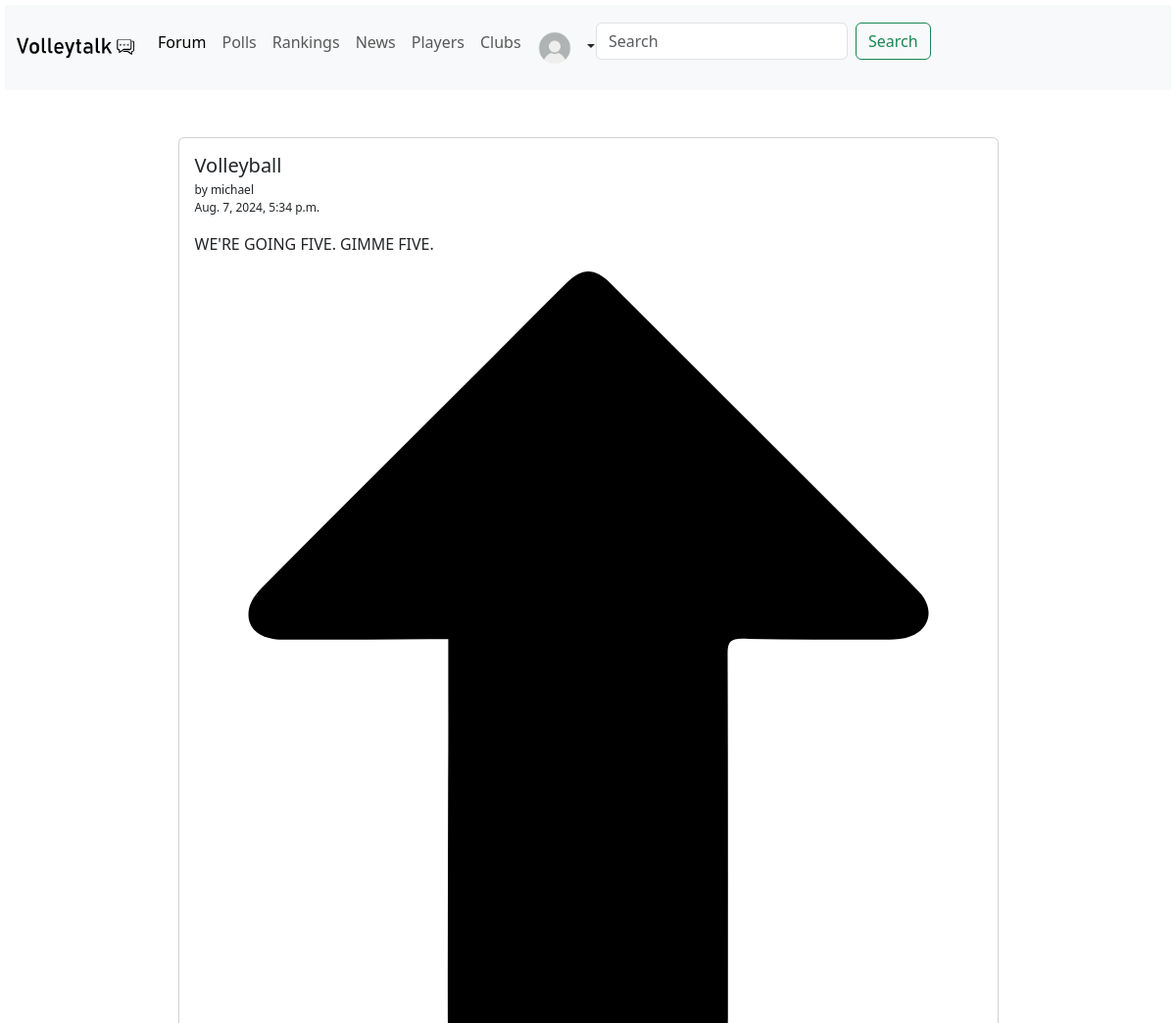
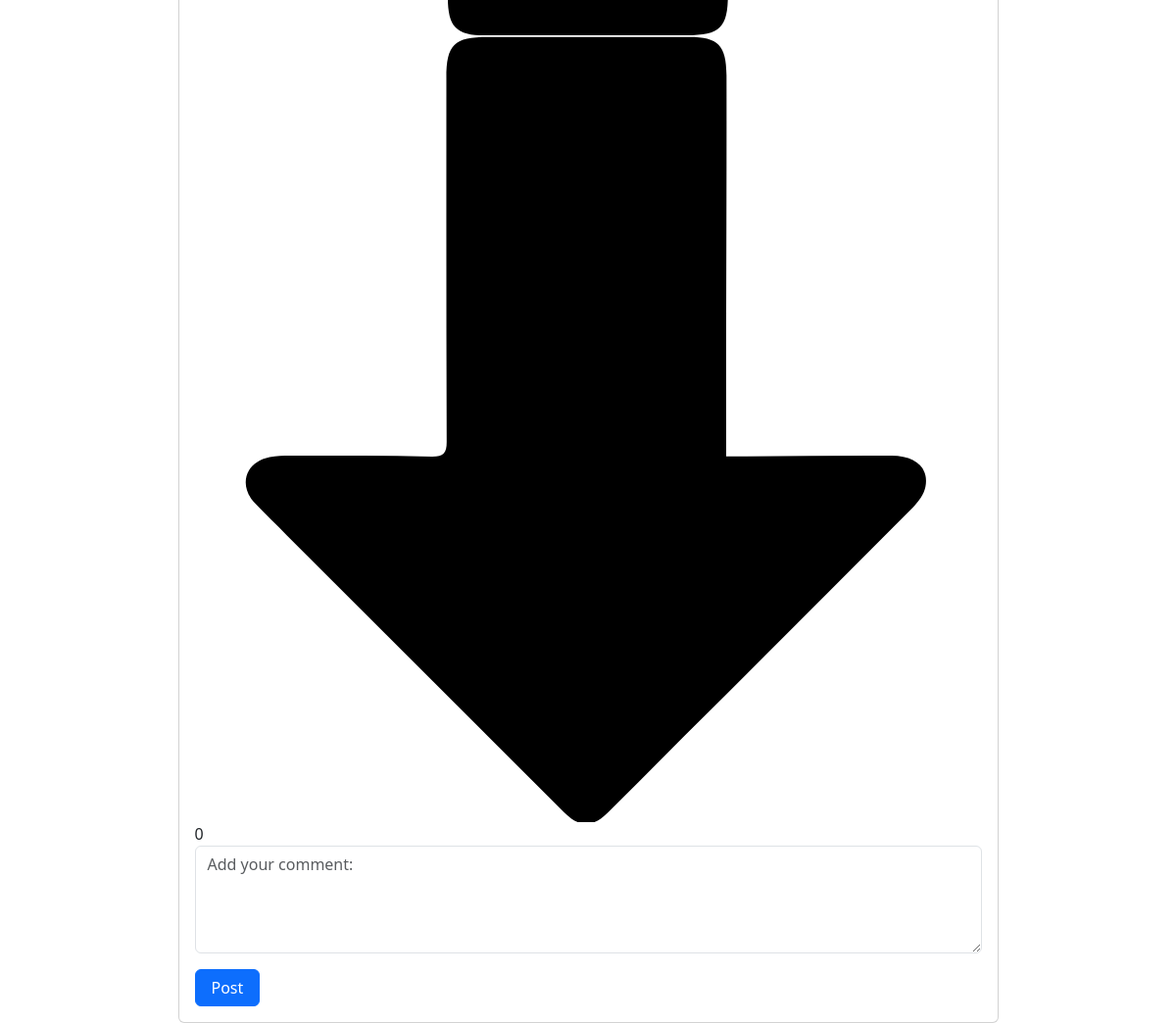
Screenshot of /post/3 with the database file from the repository (2 pictures, top to bottom).
### forum/models.py (models this page shows)
class Post(models.Model):
    author = models.ForeignKey(settings.AUTH_USER_MODEL, on_delete=models.CASCADE)
    title = models.CharField(max_length=150)
    body = models.CharField(max_length=700, null=False)
    likes = models.ManyToManyField(User, related_name='likes', blank=True)
    post_date = models.DateTimeField(auto_now_add=True)
    def __str__(self):
        return self.title

### forum/views.py (the view)
# urls.py: path('post/<int:id>', views.post, name='post')
def post(request, id):
    post = Post.objects.get(id=id)
    if request.method == 'POST':
        form = CommentForm(request.POST)
        if form.is_valid():
            comment = form.save(commit=False)
            comment.author = request.user
            comment.post = post
            form.save()
        return render(request, 'post.html', {'post': post})
    else:
        return render(request, 'post.html', {'post': post})

### forum/templates/post.html (shortened to what this page needs)
{% extends 'base.html' %} {% block title %} Volleytalk | Forum {% endblock %} {% block content %}
<div class="card mt-5 w-75 mx-auto">
  <div class="card-body">
    <h5 class="card-title">{{ post }}</h5>
    <p class="card-subtitle" style="font-size: 12px">by {{ post.author }}</p>
    <p style="font-size: 12px">{{ post.post_date }}</p>
    <p class="card-text">{{ post.body }}</p>
    <div class="likes">
      <img class="like-button" src="../static/imgs/up-arrow.svg" />
      <img class='like-button' src="../static/imgs/down-arrow.svg"/>{{ post.likes.count }}
    </div>
    <form method="post" action='{% url "post" id=post.id %}'>
      <div>
        <textarea
          placeholder="Add your comment: "
          class="form-control mb-3"
          id="body"
          aria-describedby="emailHelp"
          name="body"
          rows="4"
        ></textarea>
        <button class="btn btn-primary px-3">Post</button>
      </div>
    </form>
  </div>
  {% endblock %}

### rows the page displays
Post: title "Volleyball", author "michael", post_date "Aug. 7, 2024, 5:34 p.m.", body "WE'RE GOING FIVE. GIMME FIVE.", likes.count "0"
